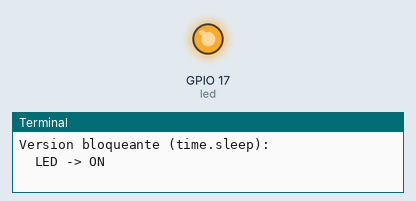
A program run on a simulated Raspberry Pi (BCM pin numbers). Shown: output pins drawn as LEDs (lit = HIGH), the last lines printed to the terminal. Threads take turns every 2 ms; the clock reads 2024-03-15 10:24:30 at power-on unless the program sets it. At 13.5 s the program stops and its outputs stay as they are.

Above: at 0.1 s.
At 12.1 s:
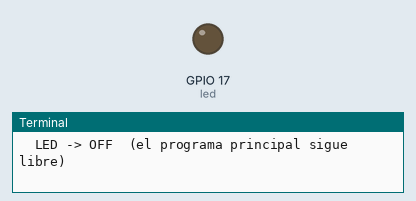
Timing chart, 0 to 13.6 s (numbered marks = the images above):
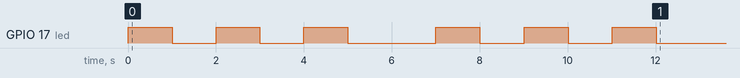

Measured:
- by itself, GPIO 17 (led): LOW → HIGH at 0.00 s, → LOW 1.0 s later, → HIGH 1.0 s later, → LOW 1.0 s later, … (12 changes in this stretch)

The program:

RP3-E01-led-por-tiempo.py
```python
#!/usr/bin/env python3
"""
RP3-E01 - LED controlado por tiempo
Placa: Raspberry Pi 3 Model B+
Biblioteca: gpiozero

Objetivo: comparar dos formas de temporizar un LED en Python:
  1) un bucle bloqueante con time.sleep()
  2) un temporizador no bloqueante con threading.Timer

Requiere el montaje de RP3-P01 (LED en GPIO17).
"""
import threading
import time

from gpiozero import LED

PIN_LED = 17
led = LED(PIN_LED)


def version_bloqueante(segundos_total=6, intervalo=1.0):
    print("Version bloqueante (time.sleep):")
    fin = time.time() + segundos_total
    while time.time() < fin:
        led.toggle()
        print(f"  LED -> {'ON' if led.is_lit else 'OFF'}")
        time.sleep(intervalo)
    led.off()


def version_no_bloqueante(segundos_total=6, intervalo=1.0):
    print("Version no bloqueante (threading.Timer):")
    fin = time.time() + segundos_total

    def parpadear():
        if time.time() >= fin:
            led.off()
            return
        led.toggle()
        print(f"  LED -> {'ON' if led.is_lit else 'OFF'}  (el programa principal sigue libre)")
        threading.Timer(intervalo, parpadear).start()

    parpadear()
    # Mientras el temporizador corre en segundo plano, el hilo principal
    # puede seguir haciendo otras cosas; aqui solo esperamos para demostrarlo.
    time.sleep(segundos_total + 0.5)


if __name__ == "__main__":
    try:
        version_bloqueante()
        time.sleep(1)
        version_no_bloqueante()
    except KeyboardInterrupt:
        print("\nDetenido por el usuario.")
    finally:
        led.off()
        led.close()
```
